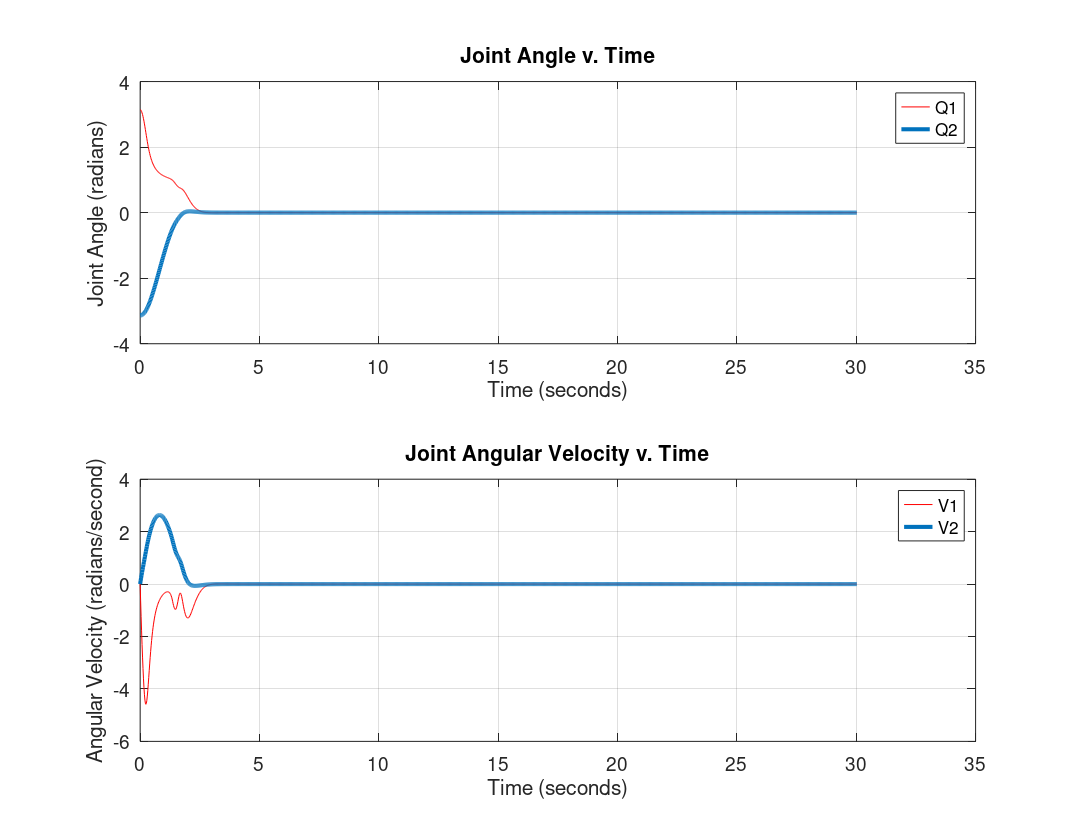

Write the MATLAB code that produced this figure.
function [plot1,plot2] = ZeroInput
    load data
    t = processdata.t;
    q1 = processdata.q1;
    q2 = processdata.q2;
    v1 = processdata.v1;
    v2 = processdata.v2;
    
    subplot(2,1,1);
    plot1 = plot(t,q1,'r-',t,q2,'-','linewidth',3);
    grid on
    set(gca,'fontsize',14);
    legend('Q1','Q2');
    xlabel('Time (seconds)');
    ylabel('Joint Angle (radians)');
    set(gcf,'paperorientation','landscape');
    set(gcf,'paperunits','normalized');
    set(gcf,'paperposition',[0 0 1 1]);
    title('Joint Angle v. Time')

    subplot(2,1,2);
    plot2=plot(t,v1,'r-',t,v2,'-','linewidth',3);
    grid on
    set(gca,'fontsize',14);
    legend('V1','V2');
    xlabel('Time (seconds)');
    ylabel('Angular Velocity (radians/second)');
    set(gcf,'paperorientation','landscape');
    set(gcf,'paperunits','normalized');
    set(gcf,'paperposition',[0 0 1 1]);
    title('Joint Angular Velocity v. Time')
    print(gcf,'-dpdf','zisStable.pdf');
end